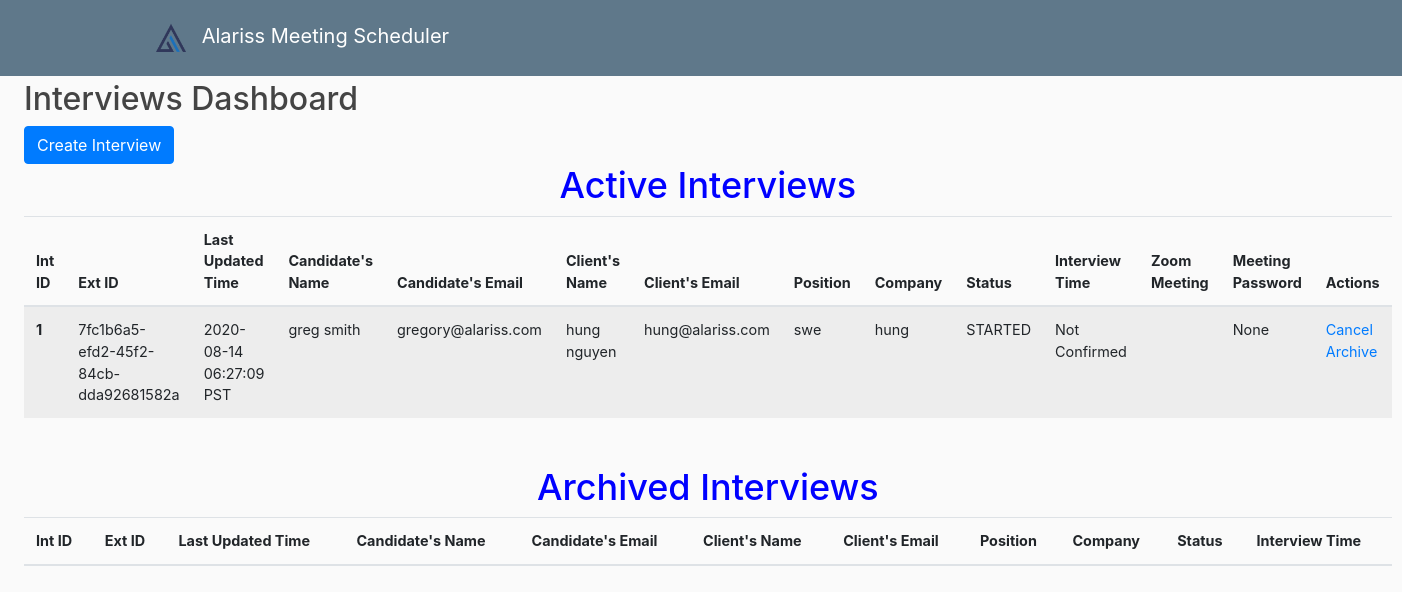
Page /administrator/dashboard (signed in) on the committed database.
### scheduler_app/models.py (models this page shows, shortened)
class Interview(db.Model):
	__tablename__ = 'interview'
	id = db.Column(db.Integer, primary_key=True)
	uuid = db.Column(db.String(50), nullable=False)
	candidate_id = db.Column(db.Integer, db.ForeignKey('user.id'), nullable=False)
	client_id = db.Column(db.Integer, db.ForeignKey('user.id'), nullable=False)
	candidate = db.relationship("User", foreign_keys=candidate_id, backref='as_interviewee')
	client = db.relationship("User", foreign_keys=client_id, backref='as_interviewer')
	candidate_times = db.Column(db.String(1000))
	client_selection = db.Column(db.String(1000))
	company_name = db.Column(db.String(100))
	position_name = db.Column(db.String(200))
	created_time = db.Column(db.DateTime, default=datetime.utcnow, nullable=False)
	last_updated_time = db.Column(db.DateTime, default=datetime.utcnow, nullable=False)
	status = db.Column(db.Integer, default=InterviewStatus["STARTED"], nullable=False)
	zoom_link = db.Column(db.String(1000))
	archived = db.Column(db.Boolean, default=False)
	zoom_pwd = db.Column(db.String(10))

class User(db.Model):
	__tablename__ = "user"
	id = db.Column(db.Integer, primary_key=True)
	first_name = db.Column(db.String(20), nullable=False)
	last_name = db.Column(db.String(20), nullable=False)
	email = db.Column(db.String(120), nullable=False, unique=True)
	timezone = db.Column(db.Integer)

### scheduler_app/routes.py (the view)
@app.route("/administrator/dashboard")
@login_required
def admin_dashboard():
    active_interviews = Interview.query.filter_by(archived=False).all()
    active_interviews.sort(key=lambda interview: interview.last_updated_time,reverse=True)
    archived_interviews = Interview.query.filter_by(archived=True).all()
    archived_interviews.sort(key=lambda interview: interview.last_updated_time,reverse=True)
    return render_template('dashboard.html', active_interviews=active_interviews, archived_interviews=archived_interviews)

### scheduler_app/routes.py (called while the page is built)
@app.context_processor
def utility_processor():
    def parse_interview_status(input_key):
        return [status for status, key in InterviewStatus.items() if key == input_key][0]
    def return_str_datetime(dt, is_ts=False):
        if is_ts:
            if dt:
                dt = datetime.fromtimestamp(int(dt), tz=timezone.utc)
            else:
                return "Not Confirmed"
        dt -= timedelta(hours=7)
        return dt.strftime("%Y-%m-%d %H:%M:%S PST")
    return dict(parse_interview_status=parse_interview_status, return_str_datetime=return_str_datetime)

@login_manager.user_loader
def load_user(user_id):
    return Administrator.query.get(int(user_id))

### scheduler_app/templates/dashboard.html (shortened to what this page needs)
{% extends "layout.html" %}
{% block admin %}
  <div class="col-lg mx-4">
    <h2>Interviews Dashboard</h2>
    <a href="{{url_for('create_interview')}}" class="btn btn-primary">Create Interview</a>
    <h3>Active Interviews</h3>
    <table class="table table-striped mb-5" style="font-size: 0.9em;">
      <thead>
        <tr>
          <th scope="col">Int ID</th>
          <th scope="col">Ext ID</th>
          <th scope="col">Last Updated Time</th>
          <th scope="col">Candidate's Name</th>
          <th scope="col">Candidate's Email</th>
          <th scope="col">Client's Name</th>
          <th scope="col">Client's Email</th>
          <th scope="col">Position</th>
          <th scope="col">Company</th>
          <th scope="col">Status</th>
          <th scope="col">Interview Time</th>
          <th scope="col">Zoom Meeting</th>
          <th scope="col">Meeting Password</th>
          <th scope="col">Actions</th>
        </tr>
      </thead>
      <tbody>
        {% for interview in active_interviews %}
          <tr>
            <th>{{ interview.id }}</th>
            <td>{{ interview.uuid }}</td>
            <td>{{ return_str_datetime(interview.last_updated_time) }}</td>
            <td>{{ interview.candidate.first_name }} {{interview.candidate.last_name }}</td>
            <td>{{ interview.candidate.email }}</td>
            <td>{{ interview.client.first_name }} {{interview.client.last_name }}</td>
            <td>{{ interview.client.email }}</td>
            <td>{{ interview.position_name }}</td>
            <td>{{ interview.company_name }}</td>
            <td>{{ parse_interview_status(interview.status) }}</td>
            <td>{{ return_str_datetime(interview.client_selection, is_ts=True) }}</td>
            <td>
            </td>
            <td>{{ interview.zoom_pwd }}</td>
            <td>
              <a href="{{url_for('cancel_interview', interview_id=interview.id)}}">Cancel</a>
              <br>
              <a href="{{url_for('archive_interview', interview_id=interview.id)}}">Archive</a>
            </td>
          </tr>
        {% endfor %}
      </tbody>
    </table>
    <h3>Archived Interviews</h3>
    <table class="table table-striped" style="font-size: 0.9em;">
      <thead>
        <tr>
          <th scope="col">Int ID</th>
          <th scope="col">Ext ID</th>
          <th scope="col">Last Updated Time</th>
          <th scope="col">Candidate's Name</th>
          <th scope="col">Candidate's Email</th>
          <th scope="col">Client's Name</th>
          <th scope="col">Client's Email</th>
          <th scope="col">Position</th>
          <th scope="col">Company</th>
          <th scope="col">Status</th>
          <th scope="col">Interview Time</th>
        </tr>
      </thead>
    </table>
  </div>
{% endblock admin %}

### scheduler_app/templates/layout.html (shortened to what this page needs)
<!DOCTYPE html>
<html>
<head>
    <link rel="stylesheet" href="https://stackpath.bootstrapcdn.com/bootstrap/4.5.2/css/bootstrap.min.css">
    <link rel="stylesheet" href="{{ url_for('static', filename='main.css') }}">
    <link rel="stylesheet" href="{{ url_for('static', filename='styles.css') }}">
</head>
<body>
    <header class="site-header">
      <nav class="navbar navbar-expand-md navbar-dark bg-steel fixed-top">
        <div class="container">
          <a class="navbar-brand mr-4" href="/">
            <img id="logo" src="{{ url_for('static', filename='alarisslogo.png') }}" alt="Alariss logo" width="50" height="50">
            Alariss Meeting Scheduler</a>
        </div>
      </nav>
    </header>
    <div class=".container-fluid">
      <div class="row">
        {% block admin %}{% endblock %}
      </div>
    </div>
</body>
</html>

### scheduler_app/static/main.css (style rules this page uses)
body { background: #fafafa; color: #333333; margin-top: 5rem; }
h1, h2, h3, h4, h5, h6 { color: #444444; }
.bg-steel { background-color: #5f788a; }

### scheduler_app/static/styles.css (style rules this page uses)
h3 { color: blue; font-size: 36px; text-align: center; }

### rows in the picture
Interview: id "1", uuid "7fc1b6a5-efd2-45f2-84cb-dda92681582a", last_updated_time "2020-08-14 06:27:09 PST", candidate.first_name "greg", candidate.last_name "smith", candidate.email "gregory@alariss.com", client.first_name "hung", client.last_name "nguyen", client.email "hung@alariss.com", position_name "swe", company_name "hung", status "STARTED", client_selection "Not Confirmed", zoom_pwd "None"
